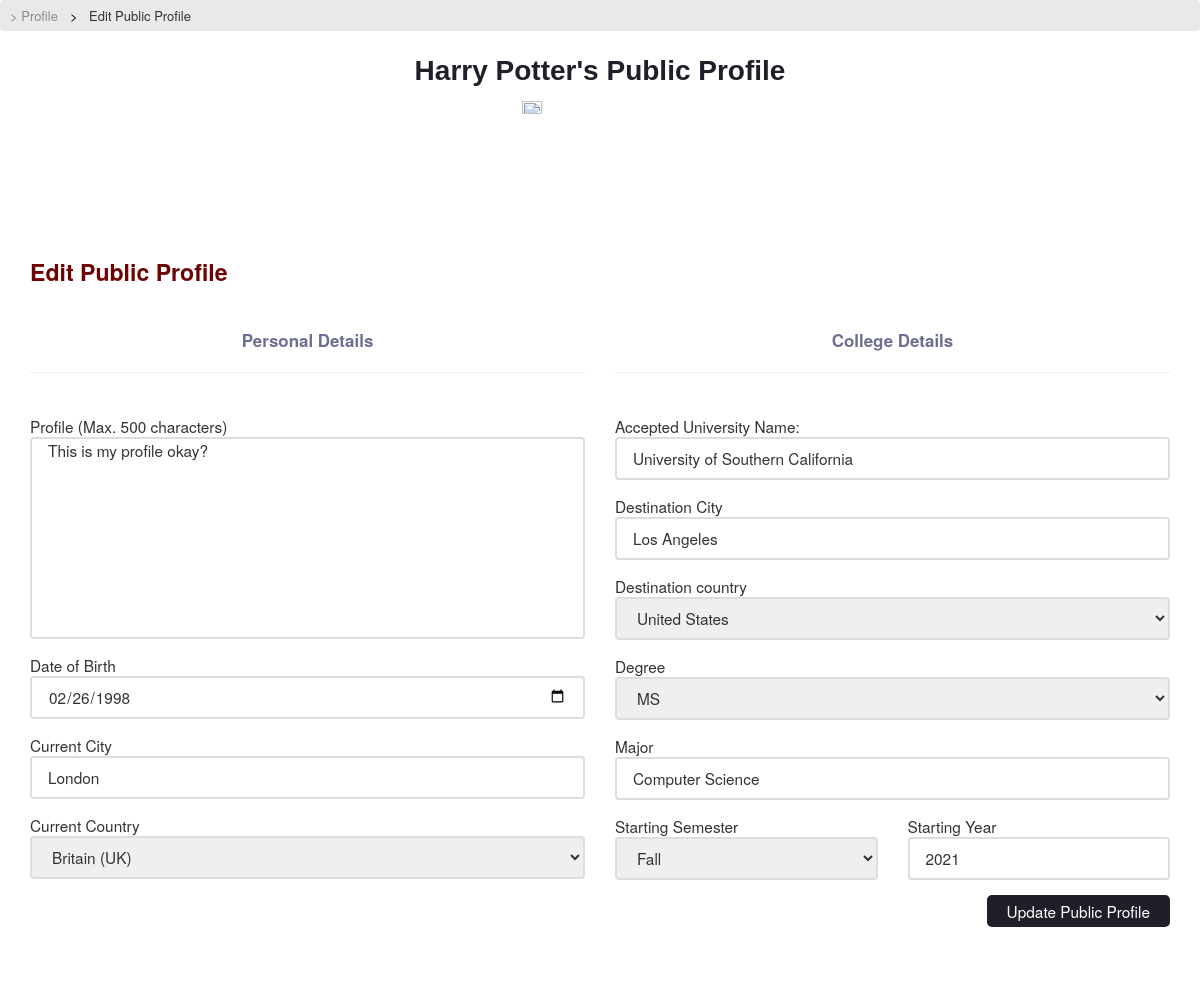
The app's page /user/update_public_profile/ (signed in), older data.
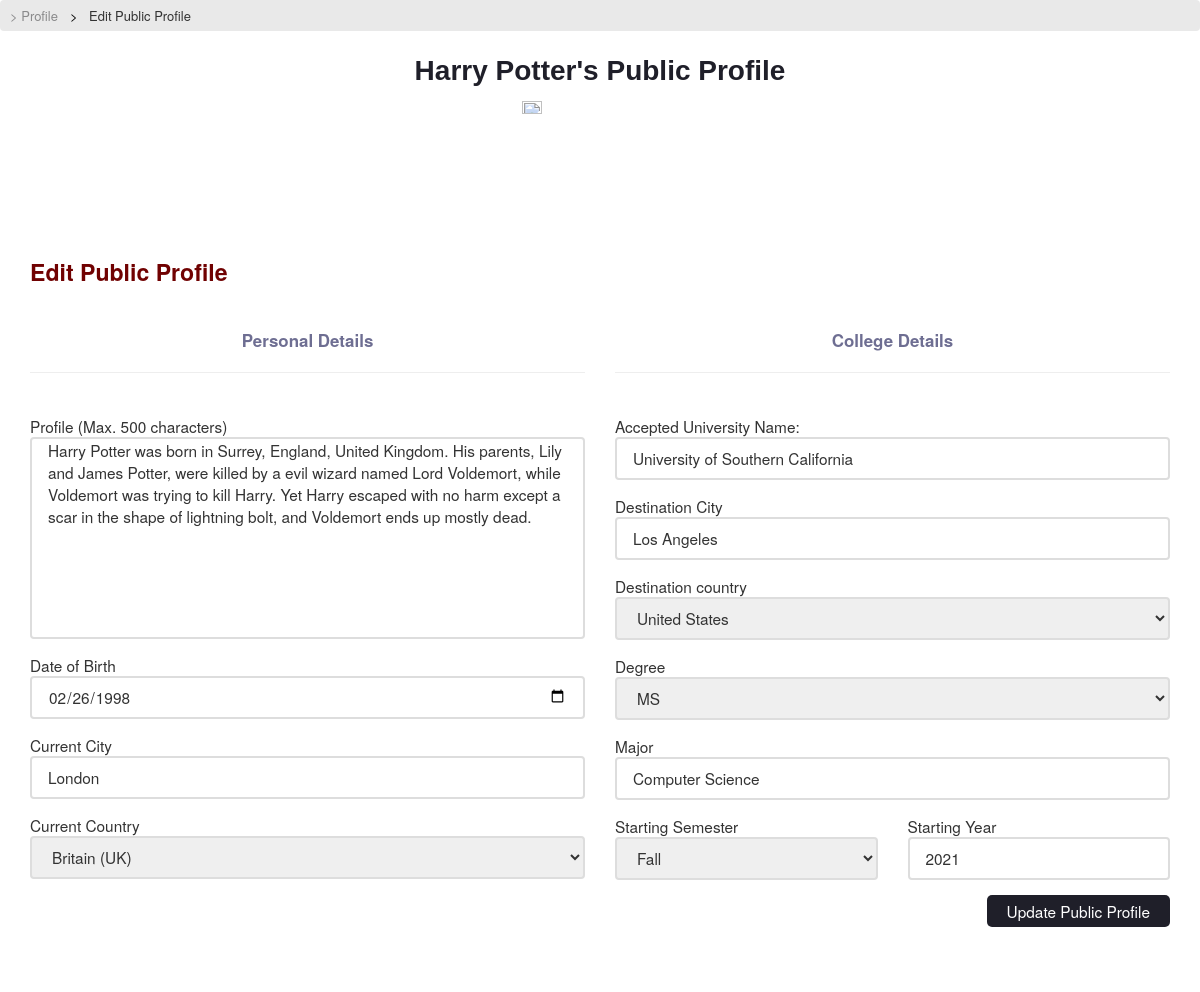
The same page, newer data.
### connect/models.py (models this page shows)
class PublicProfile(models.Model):
    user = models.OneToOneField(User, on_delete = models.CASCADE, primary_key=True)
    profile_public = models.BooleanField(default = False)
    origin_city = models.CharField(max_length = 100, blank = True, null=True)
    origin_country = CountryField(blank = True, blank_label = 'Select Country')
    destination_city = models.CharField(max_length = 100, blank = True, null=True)
    destination_country = CountryField(blank = True, blank_label = 'Select Country')
    accepted_university = models.CharField(max_length = 200, blank = True, null=True)
    major = models.CharField(max_length = 200, blank = True, null=True)
    date_of_birth = models.DateField(blank = True, null = True)
    profile = models.TextField(blank = True)
    profile_updated = models.BooleanField(default = False)
    degree = models.CharField(choices = DEGREE_CHOICES, default = 'ms', max_length = 3)
    starting_semester = models.CharField(choices = STARTING_SEMESTER_CHOICES, max_length = 5, blank = True, null=True, default = 'F')
    starting_year = models.IntegerField(blank = True, null = True)

### connect/views.py (the view)
# urls.py: path('update_public_profile/', update_public_profile_view, name = 'UpdatePublicProfile'),
def update_public_profile_view(request):
    if request.method == 'POST':
        print('public prof form has been submitted')
        form = UpdatePublicProfileForm(request.POST)
        if form.is_valid():
            print('public prof form is valid')
            degree = request.POST.get('degree')
            starting_semester = request.POST.get('starting_semester')
            major = request.POST.get('major')
            profile = request.POST.get('profile')
            date_of_birth = request.POST.get('date_of_birth')
            origin_city = request.POST.get('origin_city')
            origin_country = request.POST.get('origin_country')
            destination_city = request.POST.get('destination_city')
            destination_country = request.POST.get('destination_country')
            accepted_university = request.POST.get('accepted_university')
            starting_year = request.POST.get('starting_year')
            user = request.user
            user.refresh_from_db()
            public_profile = PublicProfile()
            public_profile.degree = degree
            public_profile.starting_semester = starting_semester
            public_profile.major = major
            public_profile.profile = profile
            public_profile.date_of_birth = date_of_birth
            public_profile.origin_city = origin_city
            public_profile.origin_country = origin_country
            public_profile.destination_city = destination_city
            public_profile.destination_country = destination_country
            public_profile.accepted_university = accepted_university
            public_profile.profile_updated = True
            public_profile.starting_year = starting_year
            public_profile.user = user
            public_profile.save()
            return redirect('user-home')
        else:
            print(form.errors)
            print('form isnt valid')
    else:
        current_user = request.user
        initial_values = {}
        if current_user.publicprofile.profile_updated:
            initial_values = {
                'profile': current_user.publicprofile.profile,
                'date_of_birth': current_user.publicprofile.date_of_birth,
                'origin_city': current_user.publicprofile.origin_city,
                'origin_country': current_user.publicprofile.origin_country,
                'destination_city': current_user.publicprofile.destination_city,
                'destination_country': current_user.publicprofile.destination_country,
                'accepted_university': current_user.publicprofile.accepted_university,
                'major': current_user.publicprofile.major,
                'starting_semester': current_user.publicprofile.starting_semester,
                'starting_year': current_user.publicprofile.starting_year,
                'degree': current_user.publicprofile.degree
            }
        form = UpdatePublicProfileForm(request.POST or None, initial = initial_values)
    context = {
        'form': form
    }
    return render(request, 'registration/update-public-profile.html', context)

### connect/forms.py (shortened to what this page needs)
class UpdatePublicProfileForm(forms.Form):
    profile = forms.CharField(widget = forms.Textarea, label = "Profile (Max. 500 characters)")
    date_of_birth = forms.DateField(label = "Date of Birth", widget=forms.widgets.DateInput(attrs={'type': 'date'}))
    origin_city = forms.CharField(label = "Current City")
    origin_country = CountryField(blank_label = "Current Country").formfield()
    destination_city = forms.CharField(label = "Destination City")
    destination_country = CountryField(blank_label = "Select Destination Country").formfield()
    accepted_university = forms.CharField(label = "Accepted University Name")
    major = forms.CharField(label = "Major")
    starting_semester = forms.ChoiceField(choices = STARTING_SEMESTER_CHOICES, label = "Starting Semester")
    starting_year = forms.IntegerField(label = "Starting Year")
    degree = forms.ChoiceField(choices = DEGREE_CHOICES)

### pages/templates/registration/update-public-profile.html (shortened to what this page needs)
{% load widget_tweaks %} {% load static %}
<head>
    <link rel="stylesheet" href="https://maxcdn.bootstrapcdn.com/bootstrap/3.3.7/css/bootstrap.min.css">
    <link rel="stylesheet" href="{%  static 'css/portal-stylesheets/form-stylesheets/update-public-profile-style.css' %}">
</head>
<ul class="breadcrumb">
    <li><a onclick="showProfile()">> Profile</a></li>
    <li>Edit Public Profile</li>
</ul>
<p class="main-heading">{{user.first_name|title}} {{user.last_name|title}}'s Public Profile</p>
{% if user.graduateadmissionsprofile.gender == 'M' %}
<img class="profile-pic" src="https://www.kavs.uniza.sk/images/Avatar_img/avatar-user-student-3e3e52aa56aeb627-512x512.png" alt="profile_pic"> {% else %}
<img class="profile-pic" src="https://cdn.iconscout.com/icon/premium/png-512-thumb/female-avatar-12-774634.png" alt="profile_pic"> {% endif %}
<div class="section">
    <p class="section-heading">Edit Public Profile</p>
    <form method="POST" action="{% url 'UpdatePublicProfile' %}">{% csrf_token %} {{ form.non_field_errors }}
        <div class="side-by-side">
            <div>
                <p class="subheading">Personal Details</p>
                <hr>
                <br>{{form.profile.errors}} {{form.profile.label}} {% render_field form.profile placeholder='Something about yourself...' class='form-field' maxlength='500' rows='9' id="profile_textarea" %}
                <br> {{ form.date_of_birth.errors }} {{form.date_of_birth.label}} {% render_field form.date_of_birth placeholder='DOB' class='form-field'%}
                <br> {{ form.origin_city.errors }} {{form.origin_city.label}} {% render_field form.origin_city placeholder='Current City' class='form-field'%}
                <br> {{ form.origin_country.errors }} Current Country {% render_field form.origin_country placeholder='Current Country' class='form-field'%}
            </div>
            <div>
                <p class="subheading">College Details</p>
                <hr>
                <br>{{form.accepted_university.errors}} {{form.accepted_university.label}}: {% render_field form.accepted_university placeholder='College Name' class='form-field' %}
                <br> {{ form.destination_city.errors }} {{form.destination_city.label}} {% render_field form.destination_city placeholder='City' class='form-field'%}
                <br> {{ form.destination_country.errors }} {{form.destination_country.label}} {% render_field form.destination_country placeholder='Country' class='form-field'%}
                <br> {{ form.degree.errors }} {{form.degree.label}} {% render_field form.degree placeholder='Degree' class='form-field'%}
                <br> {{ form.major.errors }} {{form.major.label}} {% render_field form.major placeholder='Major' class='form-field'%}
                <div class="side-by-side">
                    <div>
                        {{ form.starting_semester.errors }} {{form.starting_semester.label}} {% render_field form.starting_semester placeholder='Starting Semester' class='form-field'%}
                    </div>
                    <div>
                        {{ form.starting_year.errors }} {{form.starting_year.label}} {% render_field form.starting_year placeholder='Starting Year' class='form-field'%}
                    </div>
                </div>
            </div>
        </div>
        <button type="submit" id="update-profile-button">Update Public Profile</button>
    </form>
</div>

### pages/static/css/portal-stylesheets/form-stylesheets/update-public-profile-style.css (style rules this page uses)
.main-heading { font-family: Arial, Helvetica, sans-serif; color: #1F1F29; font-weight: bold; font-size: 2em; text-align: center; }
.profile-pic { width: 13%; display: block; margin: 0 auto; }
.section { padding: 30px; background-color: #fff; margin: 20px 0px; font-size: 1.1em; word-wrap: break-word; }
.section-heading { font-size: 1.5em; font-weight: bold; color: #700101; }
.subheading { color: #6E6E92; font-weight: bold; margin-top: 30px; text-align: center; font-size: 1.1em; }
.side-by-side { display: grid; grid-template-columns: 1fr 1fr; gap: 30px; }
.form-field { height: 43px; padding: 0 16px; border: 2px solid #ddd; border-radius: 4px; outline: 0; transition: .2s; width: 100%; font-size: 1em; margin-bottom: 15px; }
ul.breadcrumb { padding: 5px 10px; list-style: none; background-color: #e9e9e9; }
ul.breadcrumb li { display: inline; font-size: 13px; cursor: pointer; }
ul.breadcrumb li+li:before { padding: 8px; color: black; content: ">\00a0"; }
ul.breadcrumb li a { color: #8A8A8B; text-decoration: none; }
#profile_textarea { height: auto; resize: none; }
button { background-color: #1F1F29; color: white; padding: 5px 20px; border-radius: 5px; cursor: pointer; border: none; float: right; }

Row changes from the older to the newer data that the page shows:
changed PublicProfile "London": profile "This is my profile okay?" → "Harry Potter was born in Surrey, England, United Kingdom. His parents, Lily and James Potter, were killed by a evil wizard named Lord Voldemort, while Voldemort was trying to kill Harry. Yet Harry escaped with no harm except a scar in the shape of lightning bolt, and Voldemort ends up mostly dead."
